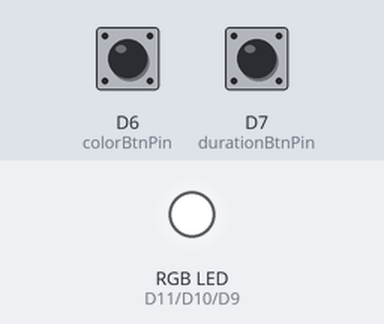
A sketch run on a simulated STM32 Nucleo. Parts: an RGB LED mixed from three pins (HIGH = lit). The inputs (shaded band) are chosen by the test bench; at power-on: D6 (colorBtnPin) HIGH, D7 (durationBtnPin) HIGH.

Above: at 1.2 s.
1.3 s: D6 (colorBtnPin) pulled LOW for 0.15 s
At 3.0 s:
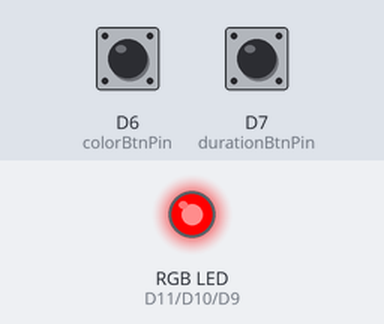
3.5 s: D6 (colorBtnPin) pulled LOW for 1 s
At 4.5 s:
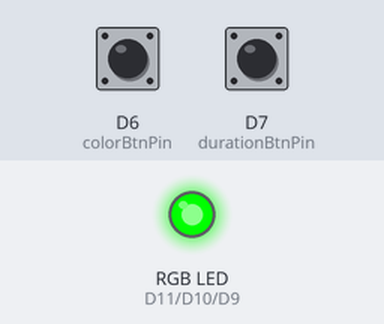
6.0 s: D6 (colorBtnPin) pulled LOW for 0.15 s
At 7.2 s:
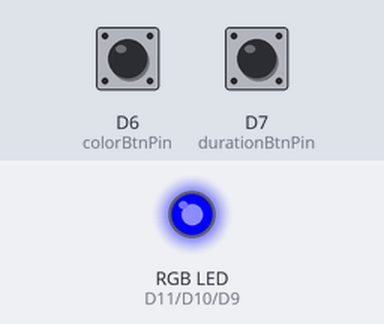
7.6 s: D6 (colorBtnPin) pulled LOW for 3.2 s
At 8.7 s:
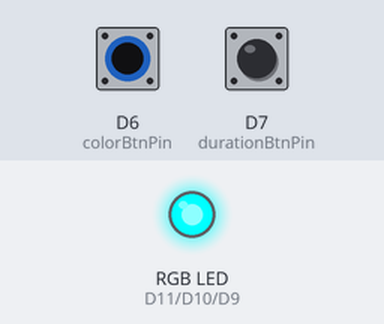
12.3 s: D6 (colorBtnPin) pulled LOW for 0.15 s
At 13.7 s:
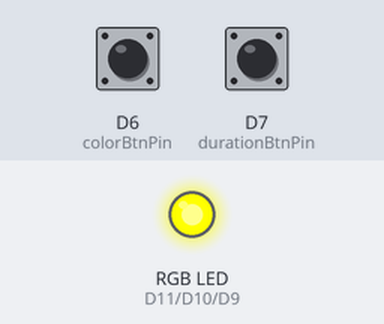
14.5 s: D6 (colorBtnPin) pulled LOW for 1 s
At 16.4 s:
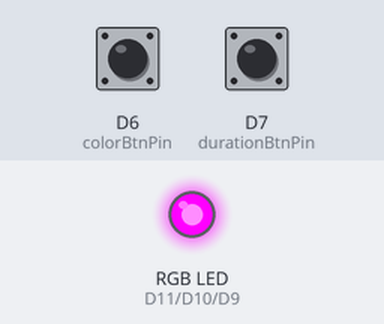
Timing chart, 0 to 17.9 s (numbered marks = the images above; inputs shaded):
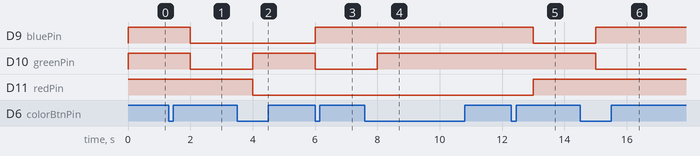

The sketch:

sketch.ino
```cpp
#include <Arduino.h>

#define colorBtnPin 6
#define durationBtnPin 7
#define redPin   11
#define greenPin 10
#define bluePin  9

// Color pattern: {R, G, B}
bool colors[][3] = {
  {1,1,1}, {1,0,0}, {0,1,0}, {0,0,1},  // wrgb
  {0,1,1}, {1,1,0}, {1,0,1}, {0,0,0}   // cymk (last = off)
};

char* colorNames[] = {
  "white","red","green","blue",
  "cyan","yellow","megenta","black" // black is just off
};

int delays[] = {1000, 800, 600, 400, 200};

#define NUM_COLORS (sizeof(colors)/sizeof(colors[0]))
#define NUM_DELAYS (sizeof(delays)/sizeof(delays[0]))

volatile int colorIndex = 0;
volatile int delayIndex = 0;
unsigned long lastColorInterrupt = 0;
unsigned long lastDelayInterrupt = 0;
const int debounceTime = 50;

void setup() {
  pinMode(redPin, OUTPUT);
  pinMode(greenPin, OUTPUT);
  pinMode(bluePin, OUTPUT);
  pinMode(colorBtnPin, INPUT_PULLUP);
  pinMode(durationBtnPin, INPUT_PULLUP);

  attachInterrupt(digitalPinToInterrupt(colorBtnPin), changeColorISR, FALLING);
  attachInterrupt(digitalPinToInterrupt(durationBtnPin), changeDelayISR, FALLING);
}

void changeColorISR() {
  if (millis() - lastColorInterrupt > debounceTime) {
    colorIndex = (colorIndex + 1) % NUM_COLORS;
    lastColorInterrupt = millis();
  }
}

void changeDelayISR() {
  if (millis() - lastDelayInterrupt > debounceTime) {
    delayIndex = (delayIndex + 1) % NUM_DELAYS;
    lastDelayInterrupt = millis();
  }
}

void loop() {
  digitalWrite(redPin,   colors[colorIndex][0]);
  digitalWrite(greenPin, colors[colorIndex][1]);
  digitalWrite(bluePin,  colors[colorIndex][2]);
  delay(delays[delayIndex]);
}
```

Measured:
- after the input at 1.3 s, D9 (bluePin), D10 (greenPin): HIGH → LOW after 0.70 s
- after the input at 3.5 s, D10 (greenPin): LOW → HIGH after 0.50 s; D11 (redPin): HIGH → LOW after 0.50 s
- after the input at 6.0 s, D9 (bluePin): LOW → HIGH at once; D10 (greenPin): HIGH → LOW at once
- after the input at 7.6 s, D10 (greenPin): LOW → HIGH after 0.40 s
- after the input at 12.3 s, D9 (bluePin): HIGH → LOW after 0.70 s; D11 (redPin): LOW → HIGH after 0.70 s
- after the input at 14.5 s, D9 (bluePin): LOW → HIGH after 0.50 s; D10 (greenPin): HIGH → LOW after 0.50 s
